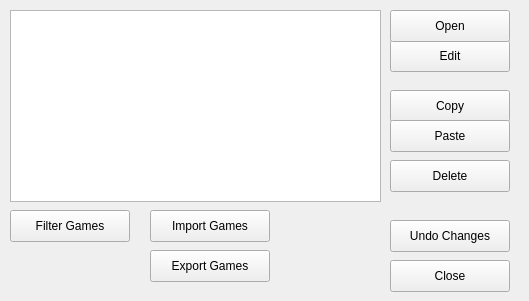
<?xml version="1.0" encoding="UTF-8"?>
<ui version="4.0">
 <class>WindowDatabase</class>
 <widget class="QWidget" name="WindowDatabase">
  <property name="geometry">
   <rect>
    <x>0</x>
    <y>0</y>
    <width>529</width>
    <height>301</height>
   </rect>
  </property>
  <property name="windowTitle">
   <string>Form</string>
  </property>
  <widget class="QTableView" name="GamesTable">
   <property name="geometry">
    <rect>
     <x>10</x>
     <y>10</y>
     <width>371</width>
     <height>192</height>
    </rect>
   </property>
  </widget>
  <widget class="QPushButton" name="editGame">
   <property name="geometry">
    <rect>
     <x>390</x>
     <y>40</y>
     <width>120</width>
     <height>32</height>
    </rect>
   </property>
   <property name="text">
    <string>Edit</string>
   </property>
  </widget>
  <widget class="QPushButton" name="deleteGame">
   <property name="geometry">
    <rect>
     <x>390</x>
     <y>160</y>
     <width>120</width>
     <height>32</height>
    </rect>
   </property>
   <property name="text">
    <string>Delete</string>
   </property>
  </widget>
  <widget class="QPushButton" name="filterGames">
   <property name="geometry">
    <rect>
     <x>10</x>
     <y>210</y>
     <width>120</width>
     <height>32</height>
    </rect>
   </property>
   <property name="text">
    <string>Filter Games</string>
   </property>
  </widget>
  <widget class="QPushButton" name="exportGames">
   <property name="geometry">
    <rect>
     <x>150</x>
     <y>250</y>
     <width>120</width>
     <height>32</height>
    </rect>
   </property>
   <property name="text">
    <string>Export Games</string>
   </property>
  </widget>
  <widget class="QPushButton" name="importGames">
   <property name="geometry">
    <rect>
     <x>150</x>
     <y>210</y>
     <width>120</width>
     <height>32</height>
    </rect>
   </property>
   <property name="text">
    <string>Import Games</string>
   </property>
  </widget>
  <widget class="QPushButton" name="openGame">
   <property name="geometry">
    <rect>
     <x>390</x>
     <y>10</y>
     <width>120</width>
     <height>32</height>
    </rect>
   </property>
   <property name="text">
    <string>Open</string>
   </property>
  </widget>
  <widget class="QPushButton" name="copyGame">
   <property name="geometry">
    <rect>
     <x>390</x>
     <y>90</y>
     <width>120</width>
     <height>32</height>
    </rect>
   </property>
   <property name="text">
    <string>Copy</string>
   </property>
  </widget>
  <widget class="QPushButton" name="pasteGame">
   <property name="geometry">
    <rect>
     <x>390</x>
     <y>120</y>
     <width>120</width>
     <height>32</height>
    </rect>
   </property>
   <property name="text">
    <string>Paste</string>
   </property>
  </widget>
  <widget class="QPushButton" name="close">
   <property name="geometry">
    <rect>
     <x>390</x>
     <y>260</y>
     <width>120</width>
     <height>32</height>
    </rect>
   </property>
   <property name="text">
    <string>Close</string>
   </property>
  </widget>
  <widget class="QPushButton" name="undoChanges">
   <property name="geometry">
    <rect>
     <x>390</x>
     <y>220</y>
     <width>120</width>
     <height>32</height>
    </rect>
   </property>
   <property name="text">
    <string>Undo Changes</string>
   </property>
  </widget>
 </widget>
 <resources/>
 <connections/>
</ui>
